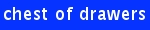
#> input picture utils/color150/chest of drawers.jpg, 150 x 30 px
$ python -i data_load.py   (imports and definitions only)   (older library calls are emulated)
#> lines starting #> are read from the running program, lines starting #| are printed output that depends on the picture
import subprocess
import os, sys
import numpy as np
from itertools import islice
import time
import shutil
from keras.utils import np_utils
import random
import cv2
import numpy as np
from scipy import misc, ndimage, io
import re
from itertools import product
DATA_MEAN = np.array([[[126.92261499, 114.11585906, 99.15394194]]])  # RGB order


# [68 lines left out: functions printProgressBar, read_image, read_label, load_data, not called in this run]


def equalize_hist(img):
    equ = cv2.equalizeHist(img)
    #res = np.hstack((img,equ)) #stacking images side-by-side
    return equ
    #cv2.imwrite('res.png',res)


# [21 lines left out: function read_pgm, not called in this run]

def img2int(img):
    zmax=np.max(img)
    norm_img=np.zeros(img.shape,dtype=np.uint8)
    mask=np.zeros(img.shape,dtype=np.uint8)
    mask_std=np.zeros(img.shape,dtype=np.uint8)
    cont=0
    h,w = img.shape
    for pos in product(range(h), range(w)):
    #for idx in img:
        pixel =  img.item(pos[0],pos[1])
        if pixel>0:
            new_pix=np.multiply((((1.0/float(pixel))-(1.0/float(zmax)))/((1.0-(1.0/float(zmax))))),1.0)
            new_pix2=(float(pixel)/float(zmax))*254.0
           # print new_pix
      #  print new_pix
            norm_img[pos]=255-new_pix2
            mask[pos]=0
            mask_std[pos]=255
        else:
            norm_img[pos]=0
            if (pos[1]>20 and pos [0]>20):
                mask[pos]=255
                mask_std[pos]=0
            else:
                mask[pos]=255
                mask_std[pos]=0
        cont+=1
    #print (np.unique(norm_img))

    dst_TELEA = cv2.inpaint(norm_img,mask,3,cv2.INPAINT_TELEA)
    dst_TELEA=equalize_hist(dst_TELEA)
    return dst_TELEA


# [63 lines left out: functions load_data_V2, create_mean, not called in this run]


def calc_mean(image):

	return np.mean(image, axis=(0, 1))

>>> import cv2
>>> picture = cv2.imread('utils/color150/chest of drawers.jpg', cv2.IMREAD_GRAYSCALE)
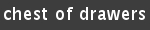
#> picture: shape (30, 150); min 60, max 255, mean 86.5
>>> result = img2int(picture)
#> in img2int, `zmax=np.max(img)`: zmax = 255
#> the loop in img2int, `for pos in product(range(h), range(w)):` made 4500 passes
#> (pixel, new_pix, new_pix2) on passes 1 to 12: (61, 0.0125, 60.76), (61, 0.0125, 60.76), (61, 0.0125, 60.76), (61, 0.0125, 60.76), (61, 0.0125, 60.76), (61, 0.0125, 60.76), (61, 0.0125, 60.76), (61, 0.0125, 60.76), (61, 0.0125, 60.76), (61, 0.0125, 60.76), (61, 0.0125, 60.76), (61, 0.0125, 60.76)
#> (pixel, new_pix) on pass 100: (61, 0.0125)
#> after the loop in img2int, `for pos in product(range(h), range(w)):`: mask: shape (30, 150); every value is 0
#> after the loop in img2int, `for pos in product(range(h), range(w)):`: mask_std: shape (30, 150); every value is 255
#> after the loop in img2int, `for pos in product(range(h), range(w)):`:
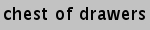
#> norm_img: shape (30, 150); min 1, max 195, mean 168.6
#> after the loop in img2int, `for pos in product(range(h), range(w)):`: cont = 4500
#> in equalize_hist, `equ = cv2.equalizeHist(img)`:
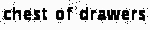
#> equ: shape (30, 150); min 0, max 255, mean 204.7
